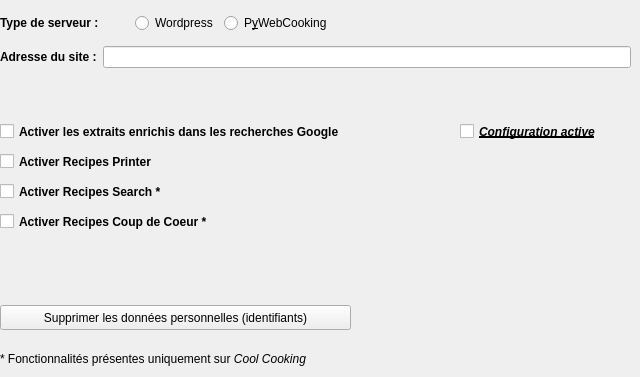
      <widget class="QWidget" name="config1">
       <attribute name="title">
        <string>Config 1</string>
       </attribute>
       <widget class="QLabel" name="label_2">
        <property name="geometry">
         <rect>
          <x>0</x>
          <y>350</y>
          <width>621</width>
          <height>18</height>
         </rect>
        </property>
        <property name="text">
         <string>* Fonctionnalités présentes uniquement sur &lt;i&gt;Cool Cooking&lt;/i&gt;</string>
        </property>
       </widget>
       <widget class="QCheckBox" name="recSearch">
        <property name="geometry">
         <rect>
          <x>0</x>
          <y>180</y>
          <width>211</width>
          <height>23</height>
         </rect>
        </property>
        <property name="styleSheet">
         <string notr="true">font-weight: bold;</string>
        </property>
        <property name="text">
         <string>Activer Recipes Search *</string>
        </property>
       </widget>
       <widget class="QCheckBox" name="recPrinter">
        <property name="geometry">
         <rect>
          <x>0</x>
          <y>150</y>
          <width>201</width>
          <height>23</height>
         </rect>
        </property>
        <property name="styleSheet">
         <string notr="true">font-weight: bold;</string>
        </property>
        <property name="text">
         <string>Activer Recipes Printer</string>
        </property>
       </widget>
       <widget class="QCheckBox" name="recCoupDeCoeur">
        <property name="geometry">
         <rect>
          <x>0</x>
          <y>210</y>
          <width>261</width>
          <height>23</height>
         </rect>
        </property>
        <property name="styleSheet">
         <string notr="true">font-weight: bold;</string>
        </property>
        <property name="text">
         <string>Activer Recipes Coup de Coeur *</string>
        </property>
       </widget>
       <widget class="QPushButton" name="buttonOptionsSupprimerDonneesPerso">
        <property name="geometry">
         <rect>
          <x>0</x>
          <y>305</y>
          <width>351</width>
          <height>25</height>
         </rect>
        </property>
        <property name="text">
         <string>Supprimer les données personnelles (identifiants)</string>
        </property>
       </widget>
       <widget class="QCheckBox" name="configActive">
        <property name="geometry">
         <rect>
          <x>460</x>
          <y>120</y>
          <width>171</width>
          <height>23</height>
         </rect>
        </property>
        <property name="font">
         <font>
          <weight>75</weight>
          <italic>true</italic>
          <bold>true</bold>
          <underline>true</underline>
         </font>
        </property>
        <property name="text">
         <string>Configuration active</string>
        </property>
        <property name="checked">
         <bool>false</bool>
        </property>
       </widget>
       <widget class="QCheckBox" name="richSnippets">
        <property name="geometry">
         <rect>
          <x>0</x>
          <y>120</y>
          <width>431</width>
          <height>23</height>
         </rect>
        </property>
        <property name="styleSheet">
         <string notr="true">font-weight: bold;</string>
        </property>
        <property name="text">
         <string>Activer les extraits enrichis dans les recherches Google</string>
        </property>
       </widget>
       <widget class="QWidget" name="layoutWidget">
        <property name="geometry">
         <rect>
          <x>0</x>
          <y>40</y>
          <width>631</width>
          <height>34</height>
         </rect>
        </property>
        <layout class="QHBoxLayout" name="horizontalLayout">
         <item>
          <widget class="QLabel" name="labelAdresseSite">
           <property name="text">
            <string>&lt;html&gt;&lt;head/&gt;&lt;body&gt;&lt;p&gt;&lt;span style=&quot; font-weight:600;&quot;&gt;Adresse du site :&lt;/span&gt;&lt;/p&gt;&lt;/body&gt;&lt;/html&gt;</string>
           </property>
          </widget>
         </item>
         <item>
          <widget class="QLineEdit" name="lineEditAdresseSite"/>
         </item>
        </layout>
       </widget>
       <widget class="QWidget" name="layoutWidget_20">
        <property name="geometry">
         <rect>
          <x>0</x>
          <y>10</y>
          <width>631</width>
          <height>26</height>
         </rect>
        </property>
        <layout class="QHBoxLayout" name="horizontalLayout_4">
         <item>
          <widget class="QLabel" name="label">
           <property name="text">
            <string>&lt;html&gt;&lt;head/&gt;&lt;body&gt;&lt;p&gt;&lt;span style=&quot; font-weight:600;&quot;&gt;Type de serveur :&lt;/span&gt;&lt;/p&gt;&lt;/body&gt;&lt;/html&gt;</string>
           </property>
          </widget>
         </item>
         <item>
          <spacer name="horizontalSpacer">
           <property name="orientation">
            <enum>Qt::Horizontal</enum>
           </property>
           <property name="sizeType">
            <enum>QSizePolicy::Fixed</enum>
           </property>
           <property name="sizeHint" stdset="0">
            <size>
             <width>30</width>
             <height>20</height>
            </size>
           </property>
          </spacer>
         </item>
         <item>
          <widget class="QRadioButton" name="typeServer_wordpress">
           <property name="text">
            <string>Wordpress</string>
           </property>
          </widget>
         </item>
         <item>
          <widget class="QRadioButton" name="typeServer_pywebcooking">
           <property name="text">
            <string>P&amp;yWebCooking</string>
           </property>
          </widget>
         </item>
         <item>
          <spacer name="horizontalSpacer_2">
           <property name="orientation">
            <enum>Qt::Horizontal</enum>
           </property>
           <property name="sizeHint" stdset="0">
            <size>
             <width>40</width>
             <height>20</height>
            </size>
           </property>
          </spacer>
         </item>
        </layout>
       </widget>
      </widget>
